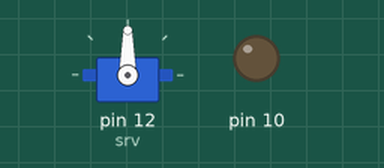
Simulated run of this sketch. Board: Arduino Uno, built with avr-gcc and run on an emulated ATmega328P. Parts: servo, output pins drawn as LEDs (lit = HIGH). Random numbers use the default seed unless the sketch sets one.

Above: at 0.85 s.
Timing chart, 0 to 3.8 s (numbered marks = the images above):
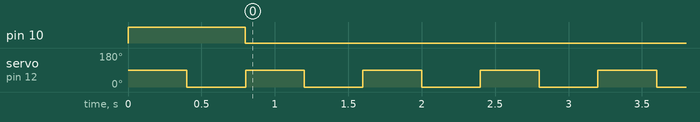

The sketch:

useless.ino
```cpp
#include<Servo.h>
Servo srv;
void setup() {
  // put your setup code here, to run once:
  pinMode(10, OUTPUT);
  digitalWrite(10, HIGH);
  srv.attach(12);
  int ran = random(1,1);
  if(ran == 1){
    turnOff0();
  }
  digitalWrite(10, LOW);  //to turn relay back off
}

void loop() {
  turnOff0();
  digitalWrite(10,LOW);
}

void turnOff0() {
  srv.write(90);
  delay(400);
  srv.write(0);
  delay(400);
}
```

Measured:
- by itself, servo on pin 12 (srv): alternates 90° for 0.40 s and 0° for 0.40 s
